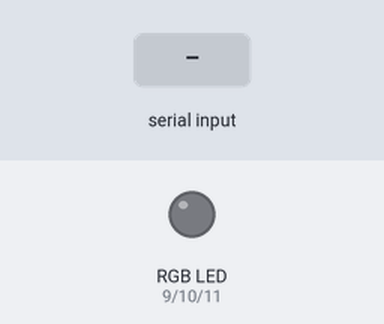
Bench run of a sketch on a simulated Arduino Uno, built with avr-gcc and run on an emulated ATmega328P. Shown: an RGB LED mixed from three pins (HIGH = lit). The inputs (shaded band) are chosen by the test bench. Dim RGB values are drawn brighter than linear.

Above: at 1.2 s.
1.3 s: "90,45,200\n" received over Serial
At 1.8 s:
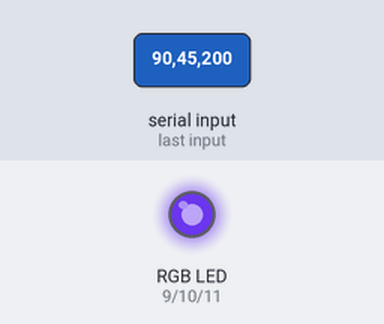
2.8 s: "30,150,10\n" received over Serial
At 4.0 s:
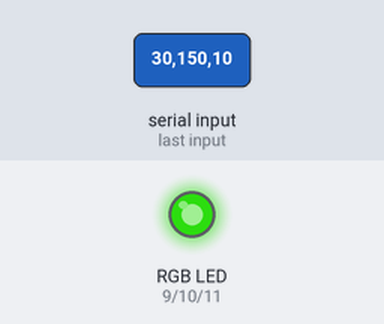
4.3 s: "90,45\n" received over Serial
At 5.9 s:
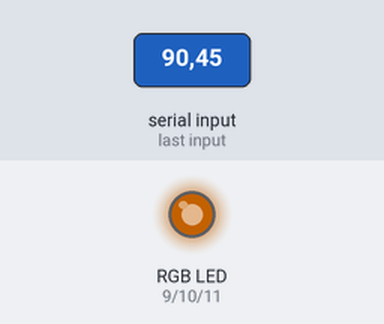
6.8 s: "30,150\n" received over Serial
At 9.0 s:
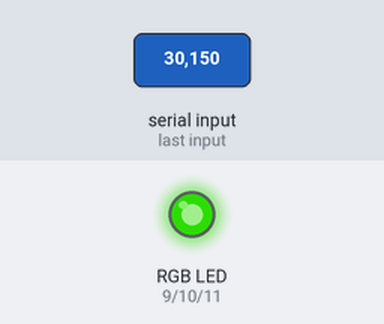
9.3 s: "5\n" received over Serial
At 12.1 s:
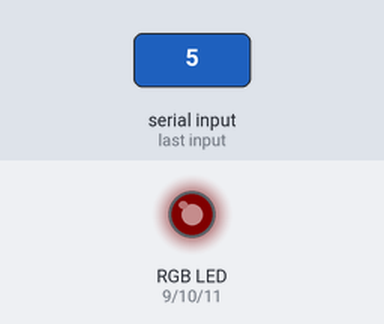
12.3 s: "90\n" received over Serial
At 15.0 s:
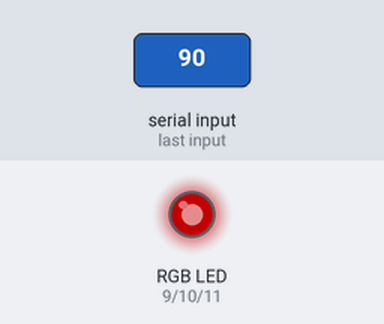
Timing chart, 0 to 16.3 s (numbered marks = the images above; inputs shaded):
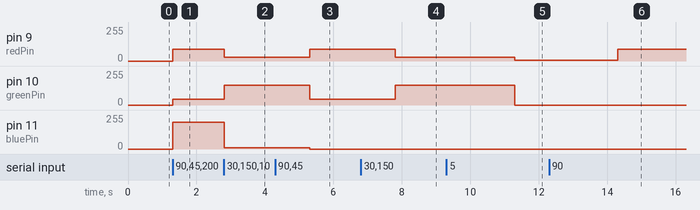

The sketch:

led_diode_serial_control.ino
```cpp
int redPin = 9;
int greenPin = 10;
int bluePin = 11;
int red, green, blue;

//#define COMMON_ANODE
#include <SoftwareSerial.h>
#define BT_SERIAL_RX 11
#define BT_SERIAL_TX 10
SoftwareSerial BluetoothSerial(BT_SERIAL_RX, BT_SERIAL_TX);

void setup()
{
  Serial.begin(9600);
  BluetoothSerial.begin(9600);
  pinMode(redPin, OUTPUT);
  pinMode(greenPin, OUTPUT);
  pinMode(bluePin, OUTPUT);
  setColor(0, 0, 0);
}

void loop()
{
  while (Serial.available()) {
    red = Serial.parseInt();
    green = Serial.parseInt();
    blue = Serial.parseInt();
    red = constrain(red, 0, 255);
    green = constrain(green, 0, 255);
    blue = constrain(blue, 0, 255);

    setColor(red, green, blue);
    Serial.read();


  }

}

void setColor(int red, int green, int blue)
{
  #ifdef COMMON_ANODE
  red = 255 - red;
  green = 255 - green;
  blue = 255 - blue;
  #endif
  analogWrite(redPin, red);
  analogWrite(greenPin, green);
  analogWrite(bluePin, blue);

}
```

Measured:
- after the input at 1.3 s, pin 9 (redPin): 0/255 → 90/255 at once; pin 10 (greenPin): 0/255 → 45/255 at once; pin 11 (bluePin): 0/255 → 200/255 at once
- after the input at 2.8 s, pin 9 (redPin): 90/255 → 30/255 at once; pin 10 (greenPin): 45/255 → 150/255 at once; pin 11 (bluePin): 200/255 → 10/255 at once
- after the input at 4.3 s, pin 9 (redPin): 30/255 → 90/255 after 1.0 s; pin 10 (greenPin): 150/255 → 45/255 after 1.0 s; pin 11 (bluePin): 10/255 → 0/255 after 1.0 s
- after the input at 6.8 s, pin 9 (redPin): 90/255 → 30/255 after 1.0 s; pin 10 (greenPin): 45/255 → 150/255 after 1.0 s
- after the input at 9.3 s, pin 9 (redPin): 30/255 → 5/255 after 2.0 s; pin 10 (greenPin): 150/255 → 0/255 after 2.0 s
- after the input at 12.3 s, pin 9 (redPin): 5/255 → 90/255 after 2.0 s
